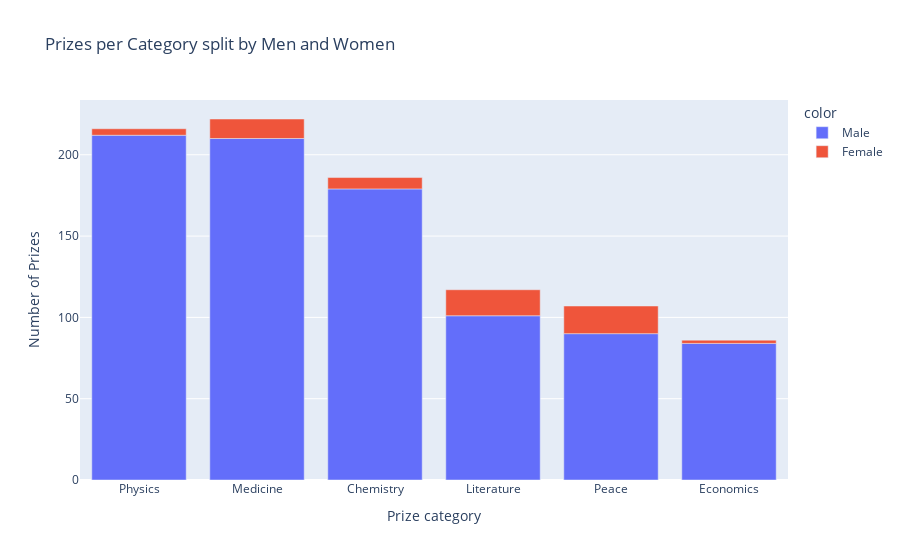

Write notebook code for a chart like this one.
### Code cell
cat_men_women_bar = px.bar(
    x=cat_men_women.category,
    y=cat_men_women.prize,
    color=cat_men_women.sex,
    title="Prizes per Category split by Men and Women"
)

cat_men_women_bar.update_layout(
    xaxis_title="Prize category",
    yaxis_title="Number of Prizes"
)

cat_men_women_bar.show()

### Figure 1 — Plotly figure (JSON) as saved in the notebook; plotly's stock layout.template omitted (floating-point values rounded to 4 significant figures)
{"data": [{"alignmentgroup": "True", "hovertemplate": "color=Male<br>x=%{x}<br>y=%{y}<extra></extra>", "legendgroup": "Male", "marker": {"color": "#636efa", "pattern": {"shape": ""}}, "name": "Male", "offsetgroup": "Male", "orientation": "v", "showlegend": true, "textposition": "auto", "type": "bar", "x": ["Physics", "Medicine", "Chemistry", "Literature", "Peace", "Economics"], "xaxis": "x", "y": [212, 210, 179, 101, 90, 84], "yaxis": "y"}, {"alignmentgroup": "True", "hovertemplate": "color=Female<br>x=%{x}<br>y=%{y}<extra></extra>", "legendgroup": "Female", "marker": {"color": "#EF553B", "pattern": {"shape": ""}}, "name": "Female", "offsetgroup": "Female", "orientation": "v", "showlegend": true, "textposition": "auto", "type": "bar", "x": ["Peace", "Literature", "Medicine", "Chemistry", "Physics", "Economics"], "xaxis": "x", "y": [17, 16, 12, 7, 4, 2], "yaxis": "y"}], "layout": {"barmode": "relative", "legend": {"title": {"text": "color"}, "tracegroupgap": 0}, "title": {"text": "Prizes per Category split by Men and Women"}, "xaxis": {"anchor": "y", "domain": [0, 1], "title": {"text": "Prize category"}}, "yaxis": {"anchor": "x", "domain": [0, 1], "title": {"text": "Number of Prizes"}}}}
